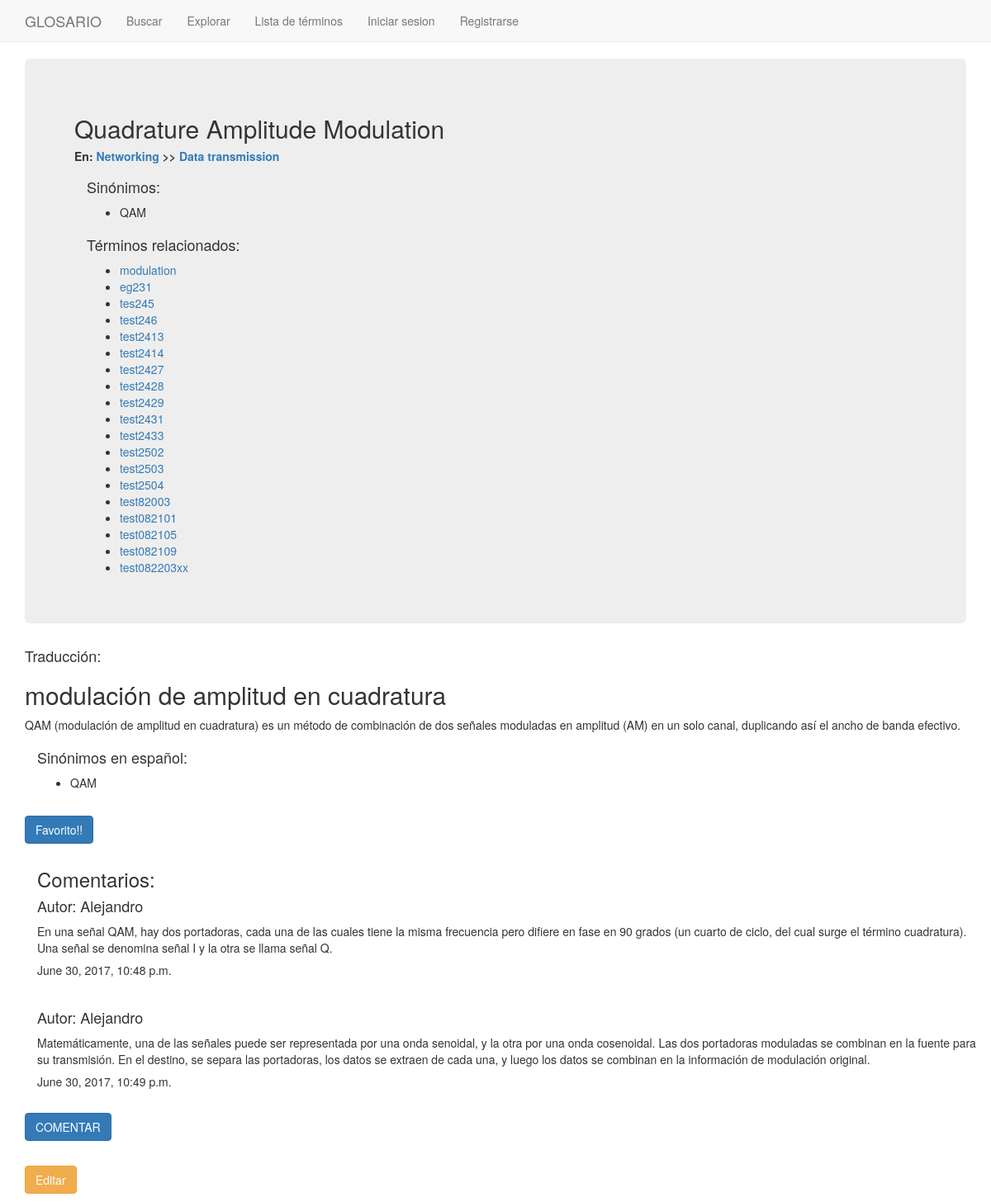
The page /entry_list/2/ on the database as committed earlier.
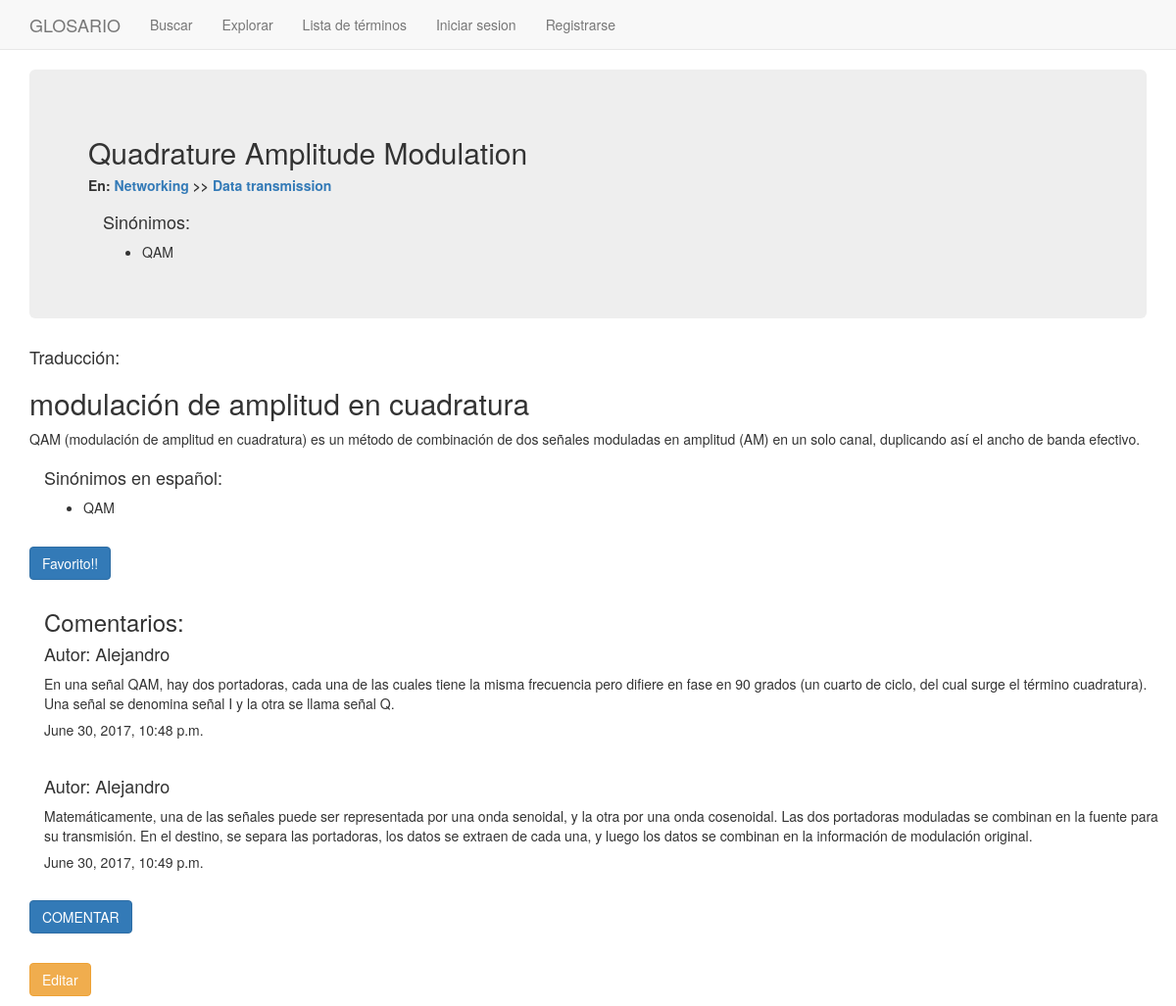
The same page on the database as committed later.
### glosario/models.py (models this page shows, shortened)
class Theme(models.Model):
    class Meta:
        permissions = (("can_create_theme","Can create theme"),)
    theme_name = models.CharField(max_length=100, unique=True)
    parent_chapter = models.ForeignKey(Chapter, related_name = 'child_themes')
    def __str__(self):
        return self.theme_name

class Chapter(models.Model):
    class Meta:
        permissions = (("can_create_chapter","Can create chapter"),)
    chapter_name = models.CharField(max_length=100, unique=True)

class English_Alternative(models.Model):
    english_synonym = models.CharField(max_length=100, null=False, blank=False)
    english_original = models.ForeignKey(English_Entry, on_delete=models.CASCADE, related_name = 'english_alternatives')

class English_Entry(models.Model):
    class Meta:
        permissions = (("can_create_entry","Can create entry"),
                ("can_edit_entry","Can edit entry"),
                ("can_modify_users","Can modify users"),)
    english_word = models.CharField(max_length=100, unique=True)
    parent_theme = models.ManyToManyField(Theme, related_name = 'child_entries')
    english_related = models.ManyToManyField('self', blank=True, related_name = 'english_main')
    def __str__(self):
        return self.english_word

class Spanish_Alternative(models.Model):
    spanish_synonym = models.CharField(max_length=100, null=False, blank=False)
    spanish_original = models.ForeignKey(Spanish_Entry, on_delete=models.CASCADE, related_name = 'spanish_alternatives')
    def __str__(self):
        return self.spanish_synonym

class Comment(models.Model):
    class Meta:
        permissions = (("can_write_comment","Can write comment"),)
    english_entry = models.ForeignKey(English_Entry, on_delete=models.CASCADE, related_name = 'comments')
    author = models.CharField(max_length=100, default = 'engtranslator')
    text = models.TextField(max_length=500, null=False, blank=False)
    created_date = models.DateTimeField(default=timezone.now)
    approved_comment = models.BooleanField(default=True)
    def __str__(self):
        return self.text

### glosario/views.py (the view)
# urls.py: url(r'^entry_list/(?P<pk>[-\w]+)/$', views.EntriesDetailView.as_view(),name='entry_detail'),
class EntriesDetailView(DetailView):
    model = English_Entry
    context_object_name = 'entry_detail'
    template_name = 'glosario/entry_detail.html'

### glosario/templates/glosario/entry_detail.html (shortened to what this page needs)
{% extends "base.html" %}
{% block content %}
    <div class = "jumbotron">
        <h2>{{entry_detail.english_word}}</h2>
          {% for tema in entry_detail.parent_theme.all %}
            <h5><b>En: <a href="{% url 'chapters_list' %}{{tema.parent_chapter.chapter_name}}">{{tema.parent_chapter.chapter_name}}</a> >> <a href="{% url 'chapters_list' %}{{tema.parent_chapter.chapter_name}}/{{tema}}">{{tema}}</a></b></h5>
          {% endfor %}
      <div class = "container">
        {% if entry_detail.english_alternatives.all %}
          <h4>Sinónimos:</h4>
          <ul>
            {% for alternative in entry_detail.english_alternatives.all %}
              <li>{{alternative.english_synonym}}</li>
            {% endfor %}
          </ul>
        {% endif %}
      </div>
      <div class = "container">
        {% if entry_detail.english_related.all %}
          <h4>Términos relacionados:</h4>
          <ul>
            {% for related in entry_detail.english_related.all %}
              <li><a href="{% url 'entry_list' %}{{related.id}}">{{related}}</a></li>
            {% endfor %}
          </ul>
        {% endif %}
      </div>
    </div>
      <div class = "continer">
        <h4>Traducción:</h4>
        <h2>{{entry_detail.child_spanish.spanish_word}}</h2>
        <p>{{entry_detail.child_spanish.spanish_definition}}</p>
      </div>
      <div class = "container">
        {% if entry_detail.child_spanish.spanish_alternatives.all %}
          <h4>Sinónimos en español:</h4>
          <ul>
            {% for alterno in entry_detail.child_spanish.spanish_alternatives.all %}
              <li>{{alterno}}</li>
            {% endfor %}
          </ul>
        {% endif %}
      </div>
      <br>
      <p><a class='btn btn-primary' href="{% url 'mark_favorite' pk=entry_detail.pk%}">Favorito!!</a></p>
      <div class = "container">
        {% if entry_detail.comments.all %}
          <h3>Comentarios:</h3>
            {% for comment in entry_detail.comments.all %}
              <h4>Autor: {{comment.author}}</h4>
              <p>{{comment}}</p>
              <h5>{{comment.created_date}}</h5>
              <br>
            {% endfor %}
        {% endif %}
      </div>
      <p><a class='btn btn-primary' href="{% url 'comment' pk=entry_detail.pk%}">COMENTAR</a></p>
      <br>
      <p><a class='btn btn-warning' href="{% url 'entry_update' pk=entry_detail.pk%}">Editar</a></p>
{% endblock %}

Rows that differ between the two databases and show on the page:
removed English_Entry: english_word "modulation"
removed English_Entry: english_word "eg231"
removed English_Entry: english_word "tes245"
removed English_Entry: english_word "test246"
removed English_Entry: english_word "test2413"
removed English_Entry: english_word "test2414"
removed English_Entry: english_word "test2427"
removed English_Entry: english_word "test2428"
removed English_Entry: english_word "test2429"
removed English_Entry: english_word "test2431"
removed English_Entry: english_word "test2433"
removed English_Entry: english_word "test2502"
removed English_Entry: english_word "test2503"
removed English_Entry: english_word "test2504"
no longer on this page (row edited): English_Entry: english_word "test82003"
no longer on this page (row edited): English_Entry: english_word "test082101"
removed English_Entry: english_word "test082105"
removed English_Entry: english_word "test082109"
removed English_Entry: english_word "test082203xx"
Other text that changed with them:
text no longer shown: "Términos relacionados:"
